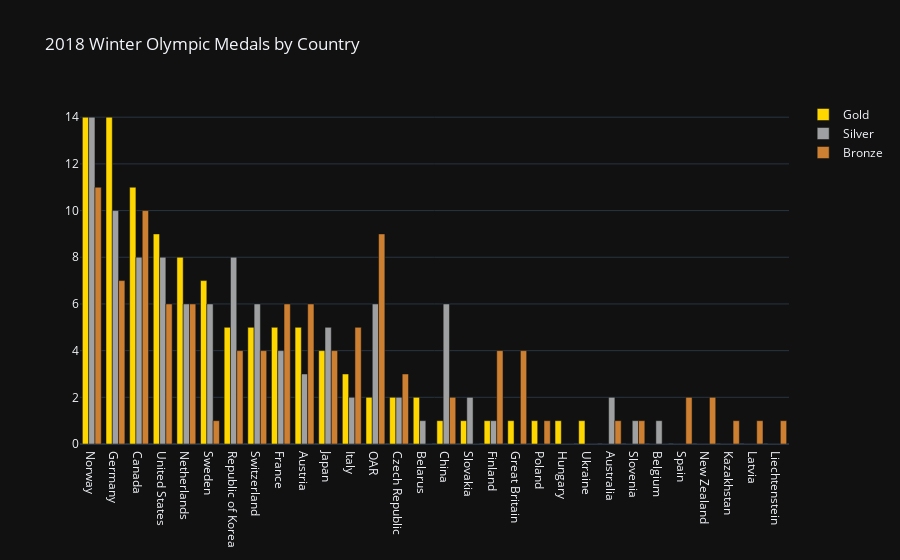

Notebook source saved alongside this figure:
### Code cell
# trace1 - gold medals
trace1 = go.Bar(
    x=df_olympic['NOC'],  # NOC stands for the National Olympic Committee
    y=df_olympic['Gold'],
    name = 'Gold',
    marker=dict(color='#FFD700') # set the marker color to gold
)

# trace2 - silver medals
trace2 = go.Bar(
    x=df_olympic['NOC'],
    y=df_olympic['Silver'],
    name='Silver',
    marker=dict(color='#9EA0A1') # set the marker color to silver
)

# trace3 - bronze medals
trace3 = go.Bar(
    x=df_olympic['NOC'],
    y=df_olympic['Bronze'],
    name='Bronze',
    marker=dict(color='#CD7F32') # set the marker color to bronze
)

# create the data
data = [trace1, trace2, trace3]

# create the layout
layout = go.Layout(
    title='2018 Winter Olympic Medals by Country'
)

# create the figure
fig = go.Figure(data=data, layout=layout)
fig.show()

### Figure 1 — Plotly figure (JSON) as saved in the notebook; plotly's stock layout.template omitted (floating-point values rounded to 4 significant figures)
{"data": [{"marker": {"color": "#FFD700"}, "name": "Gold", "x": ["Norway", "Germany", "Canada", "United States", "Netherlands", "Sweden", "Republic of Korea", "Switzerland", "France", "Austria", "Japan", "Italy", "OAR", "Czech Republic", "Belarus", "China", "Slovakia", "Finland", "Great Britain", "Poland", "Hungary", "Ukraine", "Australia", "Slovenia", "Belgium", "Spain", "New Zealand", "Kazakhstan", "Latvia", "Liechtenstein"], "y": [14, 14, 11, 9, 8, 7, 5, 5, 5, 5, 4, 3, 2, 2, 2, 1, 1, 1, 1, 1, 1, 1, 0, 0, 0, 0, 0, 0, 0, 0], "type": "bar"}, {"marker": {"color": "#9EA0A1"}, "name": "Silver", "x": ["Norway", "Germany", "Canada", "United States", "Netherlands", "Sweden", "Republic of Korea", "Switzerland", "France", "Austria", "Japan", "Italy", "OAR", "Czech Republic", "Belarus", "China", "Slovakia", "Finland", "Great Britain", "Poland", "Hungary", "Ukraine", "Australia", "Slovenia", "Belgium", "Spain", "New Zealand", "Kazakhstan", "Latvia", "Liechtenstein"], "y": [14, 10, 8, 8, 6, 6, 8, 6, 4, 3, 5, 2, 6, 2, 1, 6, 2, 1, 0, 0, 0, 0, 2, 1, 1, 0, 0, 0, 0, 0], "type": "bar"}, {"marker": {"color": "#CD7F32"}, "name": "Bronze", "x": ["Norway", "Germany", "Canada", "United States", "Netherlands", "Sweden", "Republic of Korea", "Switzerland", "France", "Austria", "Japan", "Italy", "OAR", "Czech Republic", "Belarus", "China", "Slovakia", "Finland", "Great Britain", "Poland", "Hungary", "Ukraine", "Australia", "Slovenia", "Belgium", "Spain", "New Zealand", "Kazakhstan", "Latvia", "Liechtenstein"], "y": [11, 7, 10, 6, 6, 1, 4, 4, 6, 6, 4, 5, 9, 3, 0, 2, 0, 4, 4, 1, 0, 0, 1, 1, 0, 2, 2, 1, 1, 1], "type": "bar"}], "layout": {"title": {"text": "2018 Winter Olympic Medals by Country"}}}
